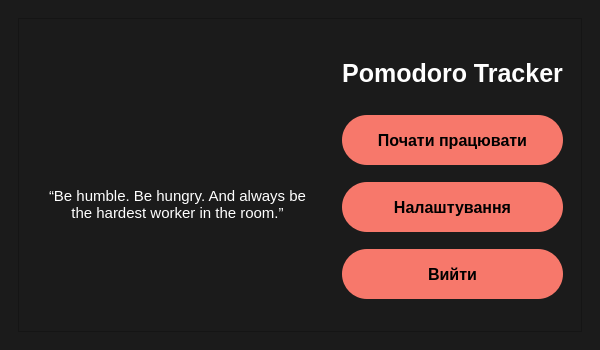
<?xml version="1.0" encoding="UTF-8"?>
<ui version="4.0">
 <class>MainWindow</class>
 <widget class="QMainWindow" name="MainWindow">
  <property name="enabled">
   <bool>true</bool>
  </property>
  <property name="geometry">
   <rect>
    <x>0</x>
    <y>0</y>
    <width>600</width>
    <height>350</height>
   </rect>
  </property>
  <property name="minimumSize">
   <size>
    <width>600</width>
    <height>350</height>
   </size>
  </property>
  <property name="maximumSize">
   <size>
    <width>700</width>
    <height>400</height>
   </size>
  </property>
  <property name="windowTitle">
   <string>Pomodoro tracker</string>
  </property>
  <property name="styleSheet">
   <string notr="true"/>
  </property>
  <widget class="QWidget" name="centralwidget">
   <property name="styleSheet">
    <string notr="true">QWidget {
	background-color: #1b1b1b;
}</string>
   </property>
   <layout class="QGridLayout" name="gridLayout_2">
    <item row="0" column="0">
     <widget class="QStackedWidget" name="stackedWidget">
      <property name="currentIndex">
       <number>0</number>
      </property>
      <widget class="QWidget" name="menu">
       <property name="enabled">
        <bool>true</bool>
       </property>
       <layout class="QGridLayout" name="gridLayout_4">
        <item row="0" column="0">
         <widget class="QFrame" name="main_frame">
          <property name="enabled">
           <bool>true</bool>
          </property>
          <property name="maximumSize">
           <size>
            <width>16777215</width>
            <height>16777215</height>
           </size>
          </property>
          <property name="acceptDrops">
           <bool>false</bool>
          </property>
          <property name="toolTipDuration">
           <number>0</number>
          </property>
          <property name="styleSheet">
           <string notr="true"/>
          </property>
          <property name="frameShape">
           <enum>QFrame::StyledPanel</enum>
          </property>
          <property name="frameShadow">
           <enum>QFrame::Raised</enum>
          </property>
          <layout class="QGridLayout" name="gridLayout">
           <item row="0" column="1">
            <widget class="QWidget" name="widget_2" native="true">
             <property name="styleSheet">
              <string notr="true">QWidget {
	font-family: &quot;Courier New&quot;;
}
QPushButton {
	background-color: #F7786B;
	border-radius: 25px;
	font-size: 16px;
	font-weight: bold;
}
QPushButton:hover {
	background-color: #944743;
	color: #ffffff;
}
QLabel {
	font-size: 25px;
	font-weight: bold;
	color: #ffffff;
}</string>
             </property>
             <layout class="QVBoxLayout" name="verticalLayout_2">
              <item>
               <widget class="QLabel" name="label">
                <property name="maximumSize">
                 <size>
                  <width>16777215</width>
                  <height>50</height>
                 </size>
                </property>
                <property name="text">
                 <string>Pomodoro Tracker</string>
                </property>
                <property name="textFormat">
                 <enum>Qt::AutoText</enum>
                </property>
                <property name="alignment">
                 <set>Qt::AlignCenter</set>
                </property>
               </widget>
              </item>
              <item>
               <widget class="QPushButton" name="menu_start">
                <property name="minimumSize">
                 <size>
                  <width>0</width>
                  <height>50</height>
                 </size>
                </property>
                <property name="cursor">
                 <cursorShape>PointingHandCursor</cursorShape>
                </property>
                <property name="text">
                 <string>Почати працювати</string>
                </property>
               </widget>
              </item>
              <item>
               <widget class="QPushButton" name="menu_settings">
                <property name="minimumSize">
                 <size>
                  <width>0</width>
                  <height>50</height>
                 </size>
                </property>
                <property name="cursor">
                 <cursorShape>PointingHandCursor</cursorShape>
                </property>
                <property name="text">
                 <string>Налаштування</string>
                </property>
               </widget>
              </item>
              <item>
               <widget class="QPushButton" name="menu_exit">
                <property name="minimumSize">
                 <size>
                  <width>0</width>
                  <height>50</height>
                 </size>
                </property>
                <property name="cursor">
                 <cursorShape>PointingHandCursor</cursorShape>
                </property>
                <property name="text">
                 <string>Вийти</string>
                </property>
               </widget>
              </item>
             </layout>
            </widget>
           </item>
           <item row="0" column="0">
            <widget class="QWidget" name="widget" native="true">
             <layout class="QVBoxLayout" name="verticalLayout_3">
              <item>
               <widget class="QWidget" name="widget_3" native="true">
                <layout class="QGridLayout" name="gridLayout_3">
                 <item row="0" column="0">
                  <widget class="QLabel" name="label_2">
                   <property name="maximumSize">
                    <size>
                     <width>200</width>
                     <height>200</height>
                    </size>
                   </property>
                   <property name="text">
                    <string/>
                   </property>
                   <property name="pixmap">
                    <pixmap>../icons/main_menu.png</pixmap>
                   </property>
                   <property name="scaledContents">
                    <bool>true</bool>
                   </property>
                  </widget>
                 </item>
                </layout>
               </widget>
              </item>
              <item>
               <widget class="QWidget" name="widget_4" native="true">
                <property name="styleSheet">
                 <string notr="true">QLabel {
	font-size: 15px;
	font-family: &quot;Courier New&quot;;
	color: #ffffff;
}</string>
                </property>
                <layout class="QHBoxLayout" name="horizontalLayout">
                 <item>
                  <widget class="QLabel" name="label_3">
                   <property name="text">
                    <string>“Be humble. Be hungry. And always be the hardest worker in the room.”</string>
                   </property>
                   <property name="textFormat">
                    <enum>Qt::PlainText</enum>
                   </property>
                   <property name="scaledContents">
                    <bool>false</bool>
                   </property>
                   <property name="alignment">
                    <set>Qt::AlignHCenter|Qt::AlignTop</set>
                   </property>
                   <property name="wordWrap">
                    <bool>true</bool>
                   </property>
                  </widget>
                 </item>
                </layout>
               </widget>
              </item>
             </layout>
            </widget>
           </item>
          </layout>
         </widget>
        </item>
       </layout>
      </widget>
      <widget class="QWidget" name="main_widget">
       <layout class="QGridLayout" name="gridLayout_5">
        <item row="0" column="0">
         <widget class="QFrame" name="frame">
          <property name="minimumSize">
           <size>
            <width>0</width>
            <height>250</height>
           </size>
          </property>
          <property name="frameShape">
           <enum>QFrame::StyledPanel</enum>
          </property>
          <property name="frameShadow">
           <enum>QFrame::Raised</enum>
          </property>
          <layout class="QGridLayout" name="gridLayout_6">
           <item row="1" column="0">
            <widget class="QScrollArea" name="scrollArea">
             <property name="styleSheet">
              <string notr="true">border: 1px solid #FFFFFF;
border-radius: 5px;
padding: 3px;</string>
             </property>
             <property name="verticalScrollBarPolicy">
              <enum>Qt::ScrollBarAlwaysOn</enum>
             </property>
             <property name="horizontalScrollBarPolicy">
              <enum>Qt::ScrollBarAlwaysOff</enum>
             </property>
             <property name="sizeAdjustPolicy">
              <enum>QAbstractScrollArea::AdjustToContents</enum>
             </property>
             <property name="widgetResizable">
              <bool>true</bool>
             </property>
             <widget class="QWidget" name="scrollAreaWidgetContents">
              <property name="geometry">
               <rect>
                <x>0</x>
                <y>0</y>
                <width>519</width>
                <height>203</height>
               </rect>
              </property>
             </widget>
            </widget>
           </item>
           <item row="0" column="0">
            <widget class="QLabel" name="label_m_name">
             <property name="styleSheet">
              <string notr="true">font-family: &quot;Courier New&quot;;
color: #FFFFFF;
font-size: 14px;</string>
             </property>
             <property name="text">
              <string>Створені робочі сесії</string>
             </property>
             <property name="alignment">
              <set>Qt::AlignCenter</set>
             </property>
            </widget>
           </item>
          </layout>
         </widget>
        </item>
        <item row="1" column="0">
         <widget class="QFrame" name="frame_2">
          <property name="minimumSize">
           <size>
            <width>0</width>
            <height>50</height>
           </size>
          </property>
          <property name="maximumSize">
           <size>
            <width>16777215</width>
            <height>70</height>
           </size>
          </property>
          <property name="styleSheet">
           <string notr="true">QPushButton {
	background-color: #F7786B;
	border-radius: 25px;
	margin-right: 10px;
	margin-left: 10px;
	font-size: 16px;
	font-weight: bold;
	padding: 2px;
	font-family: &quot;Courier New&quot;;
}
QPushButton:hover {
	background-color: #944743;
	color: #ffffff;
}</string>
          </property>
          <property name="frameShape">
           <enum>QFrame::StyledPanel</enum>
          </property>
          <property name="frameShadow">
           <enum>QFrame::Raised</enum>
          </property>
          <layout class="QHBoxLayout" name="horizontalLayout_2">
           <item>
            <widget class="QPushButton" name="from_main_to_menu">
             <property name="minimumSize">
              <size>
               <width>0</width>
               <height>35</height>
              </size>
             </property>
             <property name="cursor">
              <cursorShape>PointingHandCursor</cursorShape>
             </property>
             <property name="styleSheet">
              <string notr="true">border-radius: 10px;</string>
             </property>
             <property name="text">
              <string>До головного меню</string>
             </property>
            </widget>
           </item>
           <item>
            <widget class="QPushButton" name="create_new">
             <property name="minimumSize">
              <size>
               <width>0</width>
               <height>35</height>
              </size>
             </property>
             <property name="cursor">
              <cursorShape>PointingHandCursor</cursorShape>
             </property>
             <property name="autoFillBackground">
              <bool>false</bool>
             </property>
             <property name="styleSheet">
              <string notr="true">border-radius: 10px;</string>
             </property>
             <property name="text">
              <string>Нова робоча сесія</string>
             </property>
            </widget>
           </item>
          </layout>
         </widget>
        </item>
       </layout>
      </widget>
      <widget class="QWidget" name="settings">
       <layout class="QVBoxLayout" name="verticalLayout">
        <item>
         <widget class="QFrame" name="frame_3">
          <property name="frameShape">
           <enum>QFrame::StyledPanel</enum>
          </property>
          <property name="frameShadow">
           <enum>QFrame::Raised</enum>
          </property>
          <layout class="QVBoxLayout" name="verticalLayout_4">
           <item>
            <widget class="QLabel" name="label_m_name_2">
             <property name="maximumSize">
              <size>
               <width>16777215</width>
               <height>30</height>
              </size>
             </property>
             <property name="styleSheet">
              <string notr="true">font-family: &quot;Courier New&quot;;
color: #FFFFFF;
font-size: 14px;</string>
             </property>
             <property name="text">
              <string>Налаштування</string>
             </property>
             <property name="alignment">
              <set>Qt::AlignCenter</set>
             </property>
            </widget>
           </item>
           <item>
            <widget class="QFrame" name="frame_5">
             <property name="frameShape">
              <enum>QFrame::StyledPanel</enum>
             </property>
             <property name="frameShadow">
              <enum>QFrame::Raised</enum>
             </property>
            </widget>
           </item>
          </layout>
         </widget>
        </item>
        <item>
         <widget class="QFrame" name="frame_4">
          <property name="minimumSize">
           <size>
            <width>0</width>
            <height>50</height>
           </size>
          </property>
          <property name="maximumSize">
           <size>
            <width>16777215</width>
            <height>70</height>
           </size>
          </property>
          <property name="styleSheet">
           <string notr="true">QPushButton {
	background-color: #F7786B;
	border-radius: 25px;
	margin-right: 10px;
	margin-left: 10px;
	font-size: 16px;
	font-weight: bold;
	padding: 2px;
	font-family: &quot;Courier New&quot;;
}
QPushButton:hover {
	background-color: #944743;
	color: #ffffff;
}</string>
          </property>
          <property name="frameShape">
           <enum>QFrame::StyledPanel</enum>
          </property>
          <property name="frameShadow">
           <enum>QFrame::Raised</enum>
          </property>
          <layout class="QGridLayout" name="gridLayout_7">
           <item row="0" column="0">
            <widget class="QPushButton" name="from_st_to_menu">
             <property name="minimumSize">
              <size>
               <width>0</width>
               <height>35</height>
              </size>
             </property>
             <property name="cursor">
              <cursorShape>PointingHandCursor</cursorShape>
             </property>
             <property name="styleSheet">
              <string notr="true">border-radius: 10px;</string>
             </property>
             <property name="text">
              <string>До головного меню</string>
             </property>
            </widget>
           </item>
          </layout>
         </widget>
        </item>
       </layout>
      </widget>
      <widget class="QWidget" name="creating_page">
       <layout class="QVBoxLayout" name="verticalLayout_5">
        <item>
         <widget class="QFrame" name="frame_8">
          <property name="minimumSize">
           <size>
            <width>0</width>
            <height>30</height>
           </size>
          </property>
          <property name="maximumSize">
           <size>
            <width>16777215</width>
            <height>30</height>
           </size>
          </property>
          <property name="frameShape">
           <enum>QFrame::StyledPanel</enum>
          </property>
          <property name="frameShadow">
           <enum>QFrame::Raised</enum>
          </property>
          <layout class="QGridLayout" name="gridLayout_8">
           <item row="0" column="0">
            <widget class="QLabel" name="label_4">
             <property name="styleSheet">
              <string notr="true">font-family: &quot;Courier New&quot;;
color: #FFFFFF;
font-size: 14px;</string>
             </property>
             <property name="text">
              <string>Створення робочої сесії</string>
             </property>
             <property name="alignment">
              <set>Qt::AlignCenter</set>
             </property>
            </widget>
           </item>
          </layout>
         </widget>
        </item>
        <item>
         <widget class="QFrame" name="frame_6">
          <property name="frameShape">
           <enum>QFrame::StyledPanel</enum>
          </property>
          <property name="frameShadow">
           <enum>QFrame::Raised</enum>
          </property>
          <layout class="QGridLayout" name="gridLayout_10">
           <item row="0" column="0">
            <widget class="QTextEdit" name="name_edit">
             <property name="maximumSize">
              <size>
               <width>16777215</width>
               <height>60</height>
              </size>
             </property>
             <property name="styleSheet">
              <string notr="true">border: 1px solid #FFFFFF;
border-radius: 10px;
background-color: #464646;
color: #FFFFFF;
padding: 5px;
font-family: &quot;Courier New&quot;;</string>
             </property>
             <property name="documentTitle">
              <string/>
             </property>
             <property name="markdown">
              <string/>
             </property>
             <property name="overwriteMode">
              <bool>false</bool>
             </property>
             <property name="placeholderText">
              <string>Назва завдання</string>
             </property>
            </widget>
           </item>
           <item row="1" column="0">
            <widget class="QWidget" name="widget_5" native="true">
             <layout class="QHBoxLayout" name="horizontalLayout_3">
              <item>
               <widget class="QFrame" name="frame_9">
                <property name="styleSheet">
                 <string notr="true">QRadioButton {
	color: #FFFFFF;
	font-family: &quot;Courier New&quot;;
}

QRadioButton:indicator:checked {
	background-color: #F7786B;
	border-radius: 6px;
	border: 2px solid white;
}</string>
                </property>
                <property name="frameShape">
                 <enum>QFrame::StyledPanel</enum>
                </property>
                <property name="frameShadow">
                 <enum>QFrame::Raised</enum>
                </property>
                <layout class="QVBoxLayout" name="verticalLayout_6">
                 <item>
                  <widget class="QRadioButton" name="radio1">
                   <property name="text">
                    <string>20 хв. [робота] / 5 хв. відпочинок</string>
                   </property>
                   <property name="checked">
                    <bool>true</bool>
                   </property>
                  </widget>
                 </item>
                 <item>
                  <widget class="QRadioButton" name="radio2">
                   <property name="text">
                    <string>25 хв. [робота] / 5 хв. відпочинок</string>
                   </property>
                  </widget>
                 </item>
                 <item>
                  <widget class="QRadioButton" name="radio3">
                   <property name="text">
                    <string>35 хв. [робота] / 10 хв. відпочинок</string>
                   </property>
                  </widget>
                 </item>
                 <item>
                  <widget class="QRadioButton" name="radio4">
                   <property name="text">
                    <string>45 хв. [робота] / 15 хв. відпочинок</string>
                   </property>
                  </widget>
                 </item>
                </layout>
               </widget>
              </item>
              <item>
               <widget class="QFrame" name="frame_10">
                <property name="cursor">
                 <cursorShape>ArrowCursor</cursorShape>
                </property>
                <property name="styleSheet">
                 <string notr="true">QLabel {
	font-family: &quot;Courier New&quot;;
}
QPushButton {
	background-color: #F7786B;
	border-radius:10px;
	margin-right: 10px;
	margin-left: 10px;
	font-size: 16px;
	font-weight: bold;
	padding: 4px;
	font-family: &quot;Courier New&quot;;
}
QPushButton:hover {
	background-color: #944743;
	color: #ffffff;
}</string>
                </property>
                <property name="frameShape">
                 <enum>QFrame::StyledPanel</enum>
                </property>
                <property name="frameShadow">
                 <enum>QFrame::Raised</enum>
                </property>
                <layout class="QVBoxLayout" name="verticalLayout_7">
                 <item>
                  <widget class="QPushButton" name="final_create">
                   <property name="cursor">
                    <cursorShape>PointingHandCursor</cursorShape>
                   </property>
                   <property name="text">
                    <string>Створити</string>
                   </property>
                  </widget>
                 </item>
                 <item>
                  <widget class="QPushButton" name="clear_fields">
                   <property name="cursor">
                    <cursorShape>PointingHandCursor</cursorShape>
                   </property>
                   <property name="text">
                    <string>Очистити поля</string>
                   </property>
                  </widget>
                 </item>
                </layout>
               </widget>
              </item>
             </layout>
            </widget>
           </item>
          </layout>
         </widget>
        </item>
        <item>
         <widget class="QFrame" name="frame_7">
          <property name="maximumSize">
           <size>
            <width>16777215</width>
            <height>50</height>
           </size>
          </property>
          <property name="styleSheet">
           <string notr="true">QPushButton {
	background-color: #F7786B;
	border-radius: 25px;
	margin-right: 10px;
	margin-left: 10px;
	font-size: 16px;
	font-weight: bold;
	padding: 2px;
	font-family: &quot;Courier New&quot;;
}
QPushButton:hover {
	background-color: #944743;
	color: #ffffff;
}</string>
          </property>
          <property name="frameShape">
           <enum>QFrame::StyledPanel</enum>
          </property>
          <property name="frameShadow">
           <enum>QFrame::Raised</enum>
          </property>
          <layout class="QGridLayout" name="gridLayout_9">
           <item row="0" column="0">
            <widget class="QPushButton" name="from_cr_to_menu">
             <property name="minimumSize">
              <size>
               <width>0</width>
               <height>35</height>
              </size>
             </property>
             <property name="cursor">
              <cursorShape>PointingHandCursor</cursorShape>
             </property>
             <property name="styleSheet">
              <string notr="true">border-radius: 10px;</string>
             </property>
             <property name="text">
              <string>До списку створених сесій</string>
             </property>
            </widget>
           </item>
          </layout>
         </widget>
        </item>
       </layout>
      </widget>
      <widget class="QWidget" name="timer_page">
       <layout class="QGridLayout" name="gridLayout_11">
        <item row="0" column="0">
         <widget class="QFrame" name="timer_main">
          <property name="frameShape">
           <enum>QFrame::StyledPanel</enum>
          </property>
          <property name="frameShadow">
           <enum>QFrame::Raised</enum>
          </property>
          <layout class="QVBoxLayout" name="verticalLayout_8">
           <item>
            <widget class="QFrame" name="name_frame">
             <property name="minimumSize">
              <size>
               <width>0</width>
               <height>30</height>
              </size>
             </property>
             <property name="maximumSize">
              <size>
               <width>16777215</width>
               <height>30</height>
              </size>
             </property>
             <property name="styleSheet">
              <string notr="true">QLabel {
	color: #ffffff;
	font-family: &quot;Courier New&quot;;
}</string>
             </property>
             <property name="frameShape">
              <enum>QFrame::StyledPanel</enum>
             </property>
             <property name="frameShadow">
              <enum>QFrame::Raised</enum>
             </property>
             <layout class="QGridLayout" name="gridLayout_13">
              <item row="0" column="0">
               <widget class="QLabel" name="sesname">
                <property name="minimumSize">
                 <size>
                  <width>0</width>
                  <height>30</height>
                 </size>
                </property>
                <property name="styleSheet">
                 <string notr="true"/>
                </property>
                <property name="text">
                 <string/>
                </property>
                <property name="alignment">
                 <set>Qt::AlignCenter</set>
                </property>
                <property name="wordWrap">
                 <bool>true</bool>
                </property>
               </widget>
              </item>
             </layout>
            </widget>
           </item>
           <item>
            <widget class="QFrame" name="timer_frame">
             <property name="frameShape">
              <enum>QFrame::StyledPanel</enum>
             </property>
             <property name="frameShadow">
              <enum>QFrame::Raised</enum>
             </property>
             <layout class="QHBoxLayout" name="horizontalLayout_4">
              <item>
               <widget class="QFrame" name="frame_11">
                <property name="styleSheet">
                 <string notr="true">background-color: #eaeaea;
border-radius: 10px;</string>
                </property>
                <property name="frameShape">
                 <enum>QFrame::StyledPanel</enum>
                </property>
                <property name="frameShadow">
                 <enum>QFrame::Raised</enum>
                </property>
                <layout class="QVBoxLayout" name="verticalLayout_9">
                 <item>
                  <widget class="QFrame" name="frame_13">
                   <property name="frameShape">
                    <enum>QFrame::StyledPanel</enum>
                   </property>
                   <property name="frameShadow">
                    <enum>QFrame::Raised</enum>
                   </property>
                  </widget>
                 </item>
                 <item>
                  <widget class="QFrame" name="frame_14">
                   <property name="styleSheet">
                    <string notr="true">QPushButton {
	background-color: #e3e3e3;
	border: 1px solid black;
	border-radius: 3px;
	padding: 2px;
	font-family: &quot;Courier New&quot;;
}
QPushButton:hover {
	background-color: #F7786B;
	border: none;
	border-radius: 7px;
}</string>
                   </property>
                   <property name="frameShape">
                    <enum>QFrame::StyledPanel</enum>
                   </property>
                   <property name="frameShadow">
                    <enum>QFrame::Raised</enum>
                   </property>
                   <layout class="QGridLayout" name="gridLayout_12">
                    <item row="0" column="0">
                     <widget class="QPushButton" name="start_audio">
                      <property name="cursor">
                       <cursorShape>PointingHandCursor</cursorShape>
                      </property>
                      <property name="text">
                       <string> Музика для навчання</string>
                      </property>
                      <property name="icon">
                       <iconset>
                        <normaloff>../icons/icon-volume.png</normaloff>../icons/icon-volume.png</iconset>
                      </property>
                      <property name="autoDefault">
                       <bool>false</bool>
                      </property>
                      <property name="default">
                       <bool>false</bool>
                      </property>
                      <property name="flat">
                       <bool>false</bool>
                      </property>
                     </widget>
                    </item>
                    <item row="1" column="0">
                     <widget class="QLabel" name="label_5">
                      <property name="styleSheet">
                       <string notr="true">font-family: &quot;Courier New&quot;;</string>
                      </property>
                      <property name="text">
                       <string>Для вимкнення/повторного увімкнення натисніть повторно.</string>
                      </property>
                      <property name="alignment">
                       <set>Qt::AlignCenter</set>
                      </property>
                      <property name="wordWrap">
                       <bool>true</bool>
                      </property>
                     </widget>
                    </item>
                   </layout>
                  </widget>
                 </item>
                </layout>
               </widget>
              </item>
              <item>
               <widget class="QFrame" name="frame_12">
                <property name="frameShape">
                 <enum>QFrame::StyledPanel</enum>
                </property>
                <property name="frameShadow">
                 <enum>QFrame::Raised</enum>
                </property>
                <layout class="QVBoxLayout" name="verticalLayout_10">
                 <item>
                  <widget class="QLabel" name="period_label">
                   <property name="minimumSize">
                    <size>
                     <width>0</width>
                     <height>30</height>
                    </size>
                   </property>
                   <property name="text">
                    <string/>
                   </property>
                  </widget>
                 </item>
                 <item>
                  <widget class="QLabel" name="task_label">
                   <property name="minimumSize">
                    <size>
                     <width>0</width>
                     <height>80</height>
                    </size>
                   </property>
                   <property name="text">
                    <string/>
                   </property>
                  </widget>
                 </item>
                 <item>
                  <widget class="QPlainTextEdit" name="task_edit">
                   <property name="minimumSize">
                    <size>
                     <width>0</width>
                     <height>40</height>
                    </size>
                   </property>
                   <property name="palette">
                    <palette>
                     <active>
                      <colorrole role="Button">
                       <brush brushstyle="SolidPattern">
                        <color alpha="255">
                         <red>232</red>
                         <green>232</green>
                         <blue>232</blue>
                        </color>
                       </brush>
                      </colorrole>
                      <colorrole role="Base">
                       <brush brushstyle="SolidPattern">
                        <color alpha="255">
                         <red>232</red>
                         <green>232</green>
                         <blue>232</blue>
                        </color>
                       </brush>
                      </colorrole>
                      <colorrole role="Window">
                       <brush brushstyle="SolidPattern">
                        <color alpha="255">
                         <red>232</red>
                         <green>232</green>
                         <blue>232</blue>
                        </color>
                       </brush>
                      </colorrole>
                     </active>
                     <inactive>
                      <colorrole role="Button">
                       <brush brushstyle="SolidPattern">
                        <color alpha="255">
                         <red>232</red>
                         <green>232</green>
                         <blue>232</blue>
                        </color>
                       </brush>
                      </colorrole>
                      <colorrole role="Base">
                       <brush brushstyle="SolidPattern">
                        <color alpha="255">
                         <red>232</red>
                         <green>232</green>
                         <blue>232</blue>
                        </color>
                       </brush>
                      </colorrole>
                      <colorrole role="Window">
                       <brush brushstyle="SolidPattern">
                        <color alpha="255">
                         <red>232</red>
                         <green>232</green>
                         <blue>232</blue>
                        </color>
                       </brush>
                      </colorrole>
                     </inactive>
                     <disabled>
                      <colorrole role="Button">
                       <brush brushstyle="SolidPattern">
                        <color alpha="255">
                         <red>232</red>
                         <green>232</green>
                         <blue>232</blue>
                        </color>
                       </brush>
                      </colorrole>
                      <colorrole role="Base">
                       <brush brushstyle="SolidPattern">
                        <color alpha="255">
                         <red>232</red>
                         <green>232</green>
                         <blue>232</blue>
                        </color>
                       </brush>
                      </colorrole>
                      <colorrole role="Window">
                       <brush brushstyle="SolidPattern">
                        <color alpha="255">
                         <red>232</red>
                         <green>232</green>
                         <blue>232</blue>
                        </color>
                       </brush>
                      </colorrole>
                     </disabled>
                    </palette>
                   </property>
                   <property name="tabletTracking">
                    <bool>false</bool>
                   </property>
                   <property name="focusPolicy">
                    <enum>Qt::ClickFocus</enum>
                   </property>
                   <property name="styleSheet">
                    <string notr="true">border: 1px solid #ffffff;
border-radius: 2px;
background-color: #e8e8e8;</string>
                   </property>
                   <property name="backgroundVisible">
                    <bool>false</bool>
                   </property>
                   <property name="centerOnScroll">
                    <bool>false</bool>
                   </property>
                   <property name="placeholderText">
                    <string extracomment="Текст завдання"/>
                   </property>
                  </widget>
                 </item>
                </layout>
               </widget>
              </item>
             </layout>
            </widget>
           </item>
           <item>
            <widget class="QFrame" name="buttons_frame">
             <property name="maximumSize">
              <size>
               <width>16777215</width>
               <height>50</height>
              </size>
             </property>
             <property name="styleSheet">
              <string notr="true">QPushButton {
	background-color: #F7786B;
	border-radius: 10px;
	margin-right: 7px;
	margin-left: 7px;
	font-size: 16px;
	font-weight: bold;
	padding: 5px;
	font-family: &quot;Courier New&quot;;
}
QPushButton:hover {
	background-color: #944743;
	color: #ffffff;
}</string>
             </property>
             <property name="frameShape">
              <enum>QFrame::StyledPanel</enum>
             </property>
             <property name="frameShadow">
              <enum>QFrame::Raised</enum>
             </property>
             <layout class="QHBoxLayout" name="horizontalLayout_5">
              <item>
               <widget class="QPushButton" name="stop_session">
                <property name="cursor">
                 <cursorShape>PointingHandCursor</cursorShape>
                </property>
                <property name="text">
                 <string>Повернутись</string>
                </property>
               </widget>
              </item>
              <item>
               <widget class="QPushButton" name="start_timer">
                <property name="cursor">
                 <cursorShape>PointingHandCursor</cursorShape>
                </property>
                <property name="text">
                 <string>Почати</string>
                </property>
               </widget>
              </item>
              <item>
               <widget class="QPushButton" name="add_task">
                <property name="cursor">
                 <cursorShape>PointingHandCursor</cursorShape>
                </property>
                <property name="text">
                 <string>Оновити завдання</string>
                </property>
               </widget>
              </item>
             </layout>
            </widget>
           </item>
          </layout>
         </widget>
        </item>
       </layout>
      </widget>
     </widget>
    </item>
   </layout>
  </widget>
 </widget>
 <resources/>
 <connections/>
</ui>
